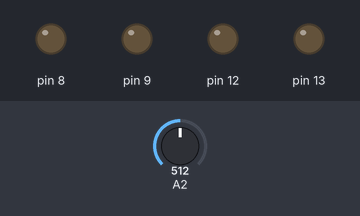
This sketch was run on a simulated Arduino Uno, built with avr-gcc and run on an emulated ATmega328P. On the bench: output pins drawn as LEDs (lit = HIGH). Dashed ring = blinking. The test bench sets the inputs (shaded band); at power-on: A2 = 512.

Above: at 1.2 s.
1.3 s: A2 set to 572
2.8 s: A2 set to 597
At 3.68 s:
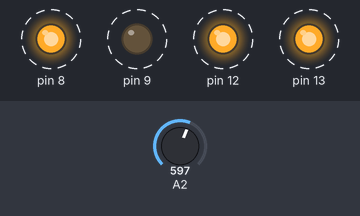
5.8 s: A2 set to 122
At 5.83 s:
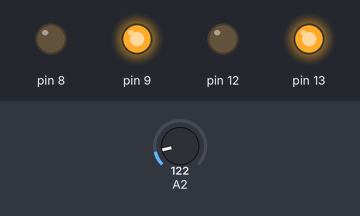
8.8 s: A2 set to 423
11.8 s: A2 set to 454
At 13.0 s:
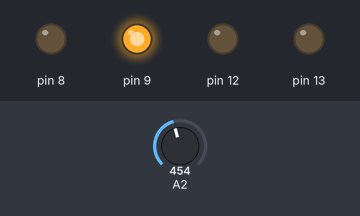
13.3 s: A2 set to 306
At 13.37 s:
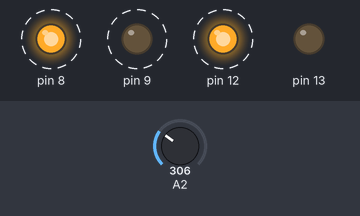
Timing chart, 0 to 17.3 s (numbered marks = the images above; inputs shaded):
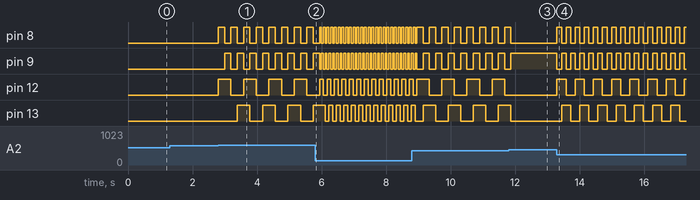

Measured:
- the behaviour switches between 587 and 588 on A2 (found by bisection; images 0 and 1)
- the behaviour switches between 436 and 437 on A2 (found by bisection; images 2 and 3)
- after the input at 1.3 s, every drawn part: stays the same
- after the input at 2.8 s, pin 8: alternates HIGH for 0.20 s and LOW for 0.20 s, starting at once; pin 9: alternates HIGH for 0.20 s and LOW for 0.20 s, starting after 0.20 s; pin 12: alternates HIGH for 0.39 s and LOW for 0.39 s, starting at once; pin 13: alternates HIGH for 0.39 s and LOW for 0.39 s, starting after 0.59 s
- after the input at 5.8 s, pin 8, pin 9: alternates HIGH for 0.06 s and LOW for 0.06 s, starting after 0.20 s; pin 12: alternates HIGH for 0.12 s and LOW for 0.12 s, starting after 0.25 s; pin 13: alternates HIGH for 0.12 s and LOW for 0.12 s, starting after 0.43 s
- after the input at 11.8 s, pin 8, pin 13: goes on until 11.9 s, then stays LOW; pin 9: goes on until 11.9 s, then stays HIGH; pin 12: stops changing and stays LOW
- after the input at 13.3 s, pin 8, pin 9: alternates HIGH for 0.14 s and LOW for 0.14 s, starting at once; pin 12: alternates HIGH for 0.28 s and LOW for 0.28 s, starting at once; pin 13: alternates HIGH for 0.28 s and LOW for 0.28 s, starting after 0.14 s

The sketch:

potentiometer_stepper.ino
```cpp
void setup() {
  // establish motor direction toggle pins
  pinMode(8, OUTPUT);
  pinMode(9, OUTPUT);
  pinMode(12, OUTPUT);
  pinMode(13, OUTPUT);
  Serial.begin(9600);
}

void quarterStep(bool enableA, bool channelUp, int delayLength) {
  digitalWrite(8, enableA ? HIGH : LOW);
  digitalWrite(9, enableA ? LOW : HIGH);
  digitalWrite(enableA ? 12 : 13, channelUp ? HIGH : LOW);
  digitalWrite(enableA ?  3 : 11, 255);
  delay(delayLength);
}

void fullSteps(int count, int delayLength) {
  bool clockwise = count > 0;
  if (count < 0) count = - count;
  while (count-- > 0) {
    quarterStep(true, true, delayLength);
    quarterStep(false, not clockwise, delayLength);
    quarterStep(true, false, delayLength);
    quarterStep(false, clockwise, delayLength);
  }
}

void loop() {
  // the potentiometer gives a value from 0 - 1023
  // this gets translated into a direction and speed
  int mapped = map(analogRead(2), 0, 1023, -512, 512);
  int signum = mapped / abs(mapped);
  // central values are clipped to avoid hysteresis
  // extremal values are clipped for safety
  if (abs(mapped) > 75 and abs(mapped) < 500) {
      fullSteps(signum, map(abs(mapped), 75, 500, 200, 8));
  }
//  Serial.println(mapped);
}
```
